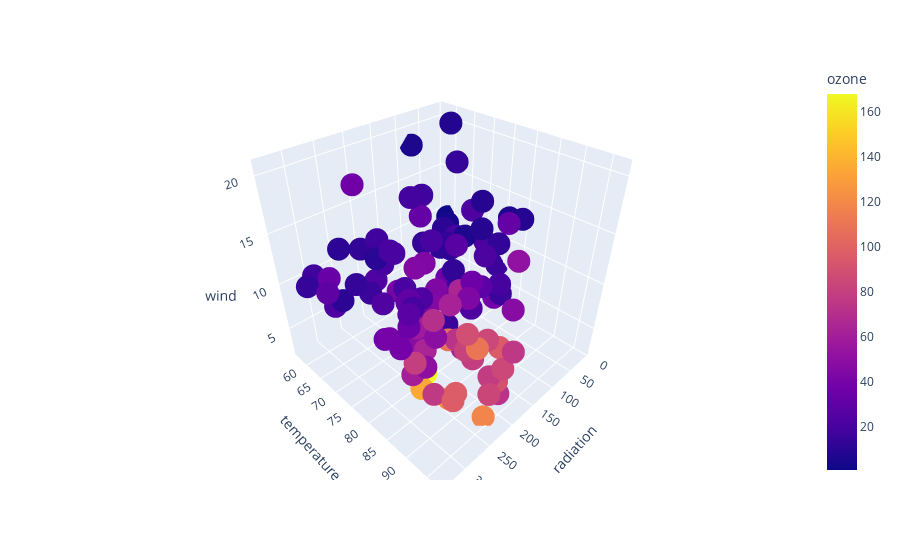

Notebook code for this chart:
### Code cell
import plotly.express as px

df_obs = pd.DataFrame(a[:, [0, 1, 2]], columns = ['radiation', 'temperature', 'wind'])
df_obs['ozone'] = res

fig = px.scatter_3d(df, x='radiation', y='temperature', z='wind', color='ozone')
fig.write_html("./file.html")
fig.show()

### Figure 1 — Plotly figure (JSON) as saved in the notebook; plotly's stock layout.template omitted (floating-point values rounded to 4 significant figures)
{"data": [{"hovertemplate": "radiation=%{x}<br>temperature=%{y}<br>wind=%{z}<br>ozone=%{marker.color}<extra></extra>", "legendgroup": "", "marker": {"color": [41, 36, 12, 18, 23, 19, 8, 16, 11, 14, 18, 14, 34, 6, 30, 11, 1, 11, 4, 32, 23, 45, 115, 37, 29, 71, 39, 23, 21, 37, 20, 12, 13, 135, 49, 32, 64, 40, 77, 97, 97, 85, 10, 27, 7, 48, 35, 61, 79, 63, 16, 80, 108, 20, 52, 82, 50, 64, 59, 39, 9, 16, 122, 89, 110, 44, 28, 65, 22, 59, 23, 31, 44, 21, 9, 45, 168, 73, 76, 118, 84, 85, 96, 78, 73, 91, 47, 32, 20, 23, 21, 24, 44, 21, 28, 9, 13, 46, 18, 13, 24, 16, 13, 23, 36, 7, 14, 30, 14, 18, 20], "coloraxis": "coloraxis", "symbol": "circle"}, "mode": "markers", "name": "", "scene": "scene", "showlegend": false, "type": "scatter3d", "x": [190, 118, 149, 313, 299, 99, 19, 256, 290, 274, 65, 334, 307, 78, 322, 44, 8, 320, 25, 92, 13, 252, 223, 279, 127, 291, 323, 148, 191, 284, 37, 120, 137, 269, 248, 236, 175, 314, 276, 267, 272, 175, 264, 175, 48, 260, 274, 285, 187, 220, 7, 294, 223, 81, 82, 213, 275, 253, 254, 83, 24, 77, 255, 229, 207, 192, 273, 157, 71, 51, 115, 244, 190, 259, 36, 212, 238, 215, 203, 225, 237, 188, 167, 197, 183, 189, 95, 92, 252, 220, 230, 259, 236, 259, 238, 24, 112, 237, 224, 27, 238, 201, 238, 14, 139, 49, 20, 193, 191, 131, 223], "y": [67, 72, 74, 62, 65, 59, 61, 69, 66, 68, 58, 64, 66, 57, 68, 62, 59, 73, 61, 61, 67, 81, 79, 76, 82, 90, 87, 82, 77, 72, 65, 73, 76, 84, 85, 81, 83, 83, 88, 92, 92, 89, 73, 81, 80, 81, 82, 84, 87, 85, 74, 86, 85, 82, 86, 88, 86, 83, 81, 81, 81, 82, 89, 90, 90, 86, 82, 80, 77, 79, 76, 78, 78, 77, 72, 79, 81, 86, 97, 94, 96, 94, 91, 92, 93, 93, 87, 84, 80, 78, 75, 73, 81, 76, 77, 71, 71, 78, 67, 76, 68, 82, 64, 71, 81, 69, 63, 70, 75, 76, 68], "z": [7.4, 8, 12.6, 11.5, 8.6, 13.8, 20.1, 9.7, 9.2, 10.9, 13.2, 11.5, 12, 18.4, 11.5, 9.7, 9.7, 16.6, 9.7, 12, 12, 14.9, 5.7, 7.4, 9.7, 13.8, 11.5, 8, 14.9, 20.7, 9.2, 11.5, 10.3, 4, 9.2, 9.2, 4.6, 10.9, 5.1, 6.3, 5.7, 7.4, 14.3, 14.9, 14.3, 6.9, 10.3, 6.3, 5.1, 11.5, 6.9, 8.6, 8, 8.6, 12, 7.4, 7.4, 7.4, 9.2, 6.9, 13.8, 7.4, 4, 10.3, 8, 11.5, 11.5, 9.7, 10.3, 6.3, 7.4, 10.9, 10.3, 15.5, 14.3, 9.7, 3.4, 8, 9.7, 2.3, 6.3, 6.3, 6.9, 5.1, 2.8, 4.6, 7.4, 15.5, 10.9, 10.3, 10.9, 9.7, 14.9, 15.5, 6.3, 10.9, 11.5, 6.9, 13.8, 10.3, 10.3, 8, 12.6, 9.2, 10.3, 10.3, 16.6, 6.9, 14.3, 8, 11.5]}], "layout": {"coloraxis": {"colorbar": {"title": {"text": "ozone"}}, "colorscale": [[0, "#0d0887"], [0.1111, "#46039f"], [0.2222, "#7201a8"], [0.3333, "#9c179e"], [0.4444, "#bd3786"], [0.5556, "#d8576b"], [0.6667, "#ed7953"], [0.7778, "#fb9f3a"], [0.8889, "#fdca26"], [1, "#f0f921"]]}, "legend": {"tracegroupgap": 0}, "margin": {"t": 60}, "scene": {"domain": {"x": [0, 1], "y": [0, 1]}, "xaxis": {"title": {"text": "radiation"}}, "yaxis": {"title": {"text": "temperature"}}, "zaxis": {"title": {"text": "wind"}}}}}
